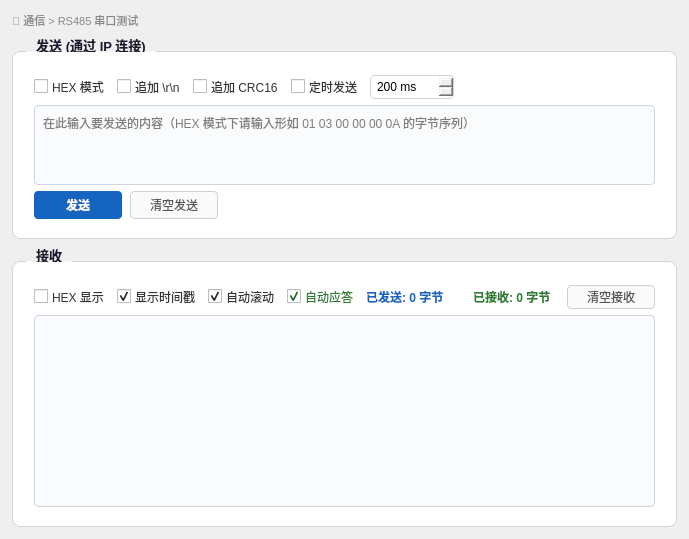
         <widget class="QWidget" name="pageRs485">
          <layout class="QVBoxLayout" name="pageRs485Layout">
           <property name="spacing">
            <number>8</number>
           </property>
           <property name="margin" stdset="0">
            <number>12</number>
           </property>
           <item>
            <widget class="QLabel" name="breadcrumbRs485">
             <property name="styleSheet">
              <string>color:#888;font-size:11px;border:none;background:transparent;font-weight:normal;</string>
             </property>
             <property name="text">
              <string>📡 通信 &gt; RS485 串口测试</string>
             </property>
            </widget>
           </item>
           <item>
            <widget class="QGroupBox" name="rs485SendGroup">
             <property name="styleSheet">
              <string>QGroupBox{background:#ffffff;border:1px solid #d0d5dd;border-radius:8px;margin-top:14px;padding:14px 12px 10px 12px;font-weight:bold;font-size:13px;color:#1a1a2e;}
QGroupBox::title{subcontrol-origin:margin;left:14px;padding:0 8px;}</string>
             </property>
             <property name="title">
              <string>发送 (通过 IP 连接)</string>
             </property>
             <layout class="QVBoxLayout" name="rs485SendLayout">
              <property name="spacing">
               <number>6</number>
              </property>
              <item>
               <layout class="QHBoxLayout" name="rs485SendOptLayout">
                <property name="spacing">
                 <number>12</number>
                </property>
                <item>
                 <widget class="QCheckBox" name="rs485ChkHexSend">
                  <property name="styleSheet">
                   <string>QCheckBox{color:#333;font-size:12px;spacing:4px;}</string>
                  </property>
                  <property name="text">
                   <string>HEX 模式</string>
                  </property>
                 </widget>
                </item>
                <item>
                 <widget class="QCheckBox" name="rs485ChkAppendCRLF">
                  <property name="styleSheet">
                   <string>QCheckBox{color:#333;font-size:12px;spacing:4px;}</string>
                  </property>
                  <property name="text">
                   <string>追加 \r\n</string>
                  </property>
                 </widget>
                </item>
                <item>
                 <widget class="QCheckBox" name="rs485ChkCrc">
                  <property name="styleSheet">
                   <string>QCheckBox{color:#333;font-size:12px;spacing:4px;}</string>
                  </property>
                  <property name="text">
                   <string>追加 CRC16</string>
                  </property>
                 </widget>
                </item>
                <item>
                 <widget class="QCheckBox" name="rs485ChkAutoSend">
                  <property name="styleSheet">
                   <string>QCheckBox{color:#333;font-size:12px;spacing:4px;}</string>
                  </property>
                  <property name="text">
                   <string>定时发送</string>
                  </property>
                 </widget>
                </item>
                <item>
                 <widget class="QSpinBox" name="rs485SpinInterval">
                  <property name="minimumSize">
                   <size>
                    <width>70</width>
                    <height>24</height>
                   </size>
                  </property>
                  <property name="styleSheet">
                   <string>QSpinBox{font-size:12px;border:1px solid #d0d5dd;border-radius:4px;padding:2px 4px;}</string>
                  </property>
                  <property name="suffix">
                   <string> ms</string>
                  </property>
                  <property name="minimum">
                   <number>50</number>
                  </property>
                  <property name="maximum">
                   <number>60000</number>
                  </property>
                  <property name="value">
                   <number>200</number>
                  </property>
                 </widget>
                </item>
                <item>
                 <spacer name="rs485SendOptSpacer">
                  <property name="orientation">
                   <enum>Qt::Orientation::Horizontal</enum>
                  </property>
                  <property name="sizeHint" stdset="0">
                   <size>
                    <width>0</width>
                    <height>0</height>
                   </size>
                  </property>
                 </spacer>
                </item>
               </layout>
              </item>
              <item>
               <widget class="QPlainTextEdit" name="rs485EditSend">
                <property name="maximumSize">
                 <size>
                  <width>16777215</width>
                  <height>80</height>
                 </size>
                </property>
                <property name="styleSheet">
                 <string>QPlainTextEdit{font-family:Consolas,'Microsoft YaHei UI';font-size:12px;background:#fafbfc;border:1px solid #d0d5dd;border-radius:4px;padding:4px;}</string>
                </property>
                <property name="placeholderText">
                 <string>在此输入要发送的内容（HEX 模式下请输入形如 01 03 00 00 00 0A 的字节序列）</string>
                </property>
               </widget>
              </item>
              <item>
               <layout class="QHBoxLayout" name="rs485SendBtnRow">
                <property name="spacing">
                 <number>8</number>
                </property>
                <item>
                 <widget class="QPushButton" name="rs485BtnSend">
                  <property name="minimumSize">
                   <size>
                    <width>88</width>
                    <height>28</height>
                   </size>
                  </property>
                  <property name="styleSheet">
                   <string>QPushButton{background:#1565c0;color:#fff;border:none;border-radius:4px;padding:2px 10px;font-weight:bold;font-size:12px;}
QPushButton:hover{background:#1976d2;}
QPushButton:pressed{background:#0d47a1;}
QPushButton:disabled{background:#aac4e6;color:#e8e8e8;}</string>
                  </property>
                  <property name="text">
                   <string>发送</string>
                  </property>
                 </widget>
                </item>
                <item>
                 <widget class="QPushButton" name="rs485BtnClearSend">
                  <property name="minimumSize">
                   <size>
                    <width>88</width>
                    <height>28</height>
                   </size>
                  </property>
                  <property name="styleSheet">
                   <string>QPushButton{background:#fafafa;color:#555;border:1px solid #d0d0d0;border-radius:4px;padding:2px 10px;font-size:12px;}
QPushButton:hover{background:#f0f0f0;border-color:#b0b0b0;}</string>
                  </property>
                  <property name="text">
                   <string>清空发送</string>
                  </property>
                 </widget>
                </item>
                <item>
                 <spacer name="rs485SendBtnSpacer">
                  <property name="orientation">
                   <enum>Qt::Orientation::Horizontal</enum>
                  </property>
                  <property name="sizeHint" stdset="0">
                   <size>
                    <width>0</width>
                    <height>0</height>
                   </size>
                  </property>
                 </spacer>
                </item>
               </layout>
              </item>
             </layout>
            </widget>
           </item>
           <item>
            <widget class="QGroupBox" name="rs485RecvGroup">
             <property name="styleSheet">
              <string>QGroupBox{background:#ffffff;border:1px solid #d0d5dd;border-radius:8px;margin-top:14px;padding:14px 12px 10px 12px;font-weight:bold;font-size:13px;color:#1a1a2e;}
QGroupBox::title{subcontrol-origin:margin;left:14px;padding:0 8px;}</string>
             </property>
             <property name="title">
              <string>接收</string>
             </property>
             <layout class="QVBoxLayout" name="rs485RecvLayout">
              <property name="spacing">
               <number>6</number>
              </property>
              <item>
               <layout class="QHBoxLayout" name="rs485RecvOptLayout">
                <property name="spacing">
                 <number>12</number>
                </property>
                <item>
                 <widget class="QCheckBox" name="rs485ChkHexRecv">
                  <property name="styleSheet">
                   <string>QCheckBox{color:#333;font-size:12px;spacing:4px;}</string>
                  </property>
                  <property name="text">
                   <string>HEX 显示</string>
                  </property>
                 </widget>
                </item>
                <item>
                 <widget class="QCheckBox" name="rs485ChkTimestamp">
                  <property name="styleSheet">
                   <string>QCheckBox{color:#333;font-size:12px;spacing:4px;}</string>
                  </property>
                  <property name="text">
                   <string>显示时间戳</string>
                  </property>
                  <property name="checked">
                   <bool>true</bool>
                  </property>
                 </widget>
                </item>
                <item>
                 <widget class="QCheckBox" name="rs485ChkAutoScroll">
                  <property name="styleSheet">
                   <string>QCheckBox{color:#333;font-size:12px;spacing:4px;}</string>
                  </property>
                  <property name="text">
                   <string>自动滚动</string>
                  </property>
                  <property name="checked">
                   <bool>true</bool>
                  </property>
                 </widget>
                </item>
                <item>
                 <widget class="QCheckBox" name="rs485ChkAutoReply">
                  <property name="styleSheet">
                   <string>QCheckBox{color:#2e7d32;font-size:12px;spacing:4px;}</string>
                  </property>
                  <property name="text">
                   <string>自动应答</string>
                  </property>
                  <property name="checked">
                   <bool>true</bool>
                  </property>
                 </widget>
                </item>
                <item>
                 <spacer name="rs485RecvOptSpacer">
                  <property name="orientation">
                   <enum>Qt::Orientation::Horizontal</enum>
                  </property>
                  <property name="sizeHint" stdset="0">
                   <size>
                    <width>0</width>
                    <height>0</height>
                   </size>
                  </property>
                 </spacer>
                </item>
                <item>
                 <widget class="QLabel" name="rs485LblSent">
                  <property name="styleSheet">
                   <string>color:#1565c0;font-size:12px;font-weight:bold;border:none;background:transparent;</string>
                  </property>
                  <property name="text">
                   <string>已发送: 0 字节</string>
                  </property>
                 </widget>
                </item>
                <item>
                 <widget class="QLabel" name="rs485LblReceived">
                  <property name="styleSheet">
                   <string>color:#2e7d32;font-size:12px;font-weight:bold;border:none;background:transparent;padding-left:14px;</string>
                  </property>
                  <property name="text">
                   <string>已接收: 0 字节</string>
                  </property>
                 </widget>
                </item>
                <item>
                 <widget class="QPushButton" name="rs485BtnClearRecv">
                  <property name="minimumSize">
                   <size>
                    <width>88</width>
                    <height>24</height>
                   </size>
                  </property>
                  <property name="styleSheet">
                   <string>QPushButton{background:#fafafa;color:#555;border:1px solid #d0d0d0;border-radius:4px;padding:2px 10px;font-size:12px;}
QPushButton:hover{background:#f0f0f0;border-color:#b0b0b0;}</string>
                  </property>
                  <property name="text">
                   <string>清空接收</string>
                  </property>
                 </widget>
                </item>
               </layout>
              </item>
              <item>
               <widget class="QPlainTextEdit" name="rs485EditRecv">
                <property name="styleSheet">
                 <string>QPlainTextEdit{font-family:Consolas,'Microsoft YaHei UI';font-size:12px;background:#fafbfc;border:1px solid #d0d5dd;border-radius:4px;padding:4px;color:#333;}</string>
                </property>
                <property name="readOnly">
                 <bool>true</bool>
                </property>
               </widget>
              </item>
             </layout>
            </widget>
           </item>
          </layout>
         </widget>
